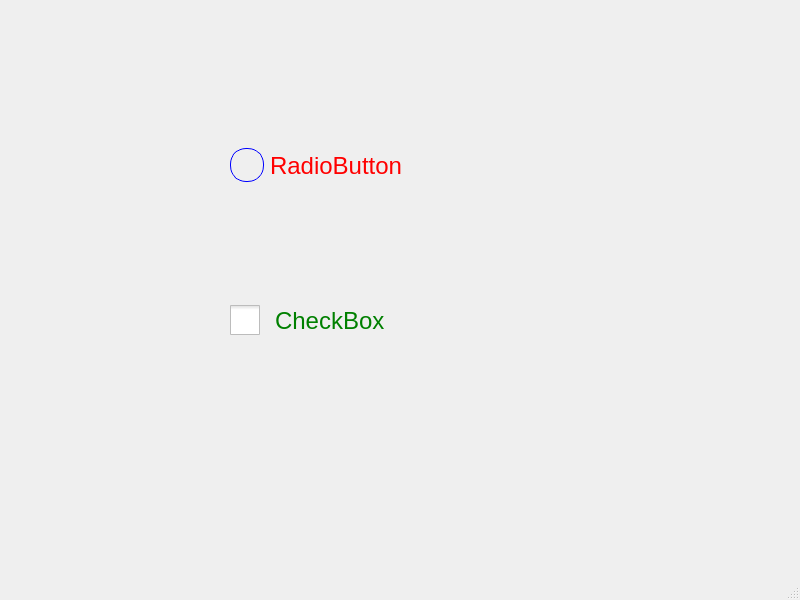
<?xml version="1.0" encoding="UTF-8"?>
<ui version="4.0">
 <class>MainWindow</class>
 <widget class="QMainWindow" name="MainWindow">
  <property name="geometry">
   <rect>
    <x>0</x>
    <y>0</y>
    <width>800</width>
    <height>600</height>
   </rect>
  </property>
  <property name="windowTitle">
   <string>MainWindow</string>
  </property>
  <property name="styleSheet">
   <string notr="true">QRadioButton 
{  
    color:  red;/*文字颜色*/
    font-size: 24px;
}

 /*左侧指示子控件*/
QRadioButton::indicator 
{
	height: 32px; 
	width: 32px;
	border-radius:16px;
	border-width: 1px;
    border-style: solid;
	border-color: blue;
	
}


/*左侧指示子控件选中*/
QRadioButton::indicator:checked { 
    /*渐变背景*/
	background-color: qlineargradient(spread:pad, x1:0.5, y1:1, x2:0.5, y2:0, stop:0 rgba(90, 113, 0, 255), stop:1 rgba(0, 0, 252, 255));
}

/*左侧指示子控件未选中*/
QRadioButton::indicator:unchecked {  
	background-color: transparent; /*透明背景*/
}




/************************************************************/

QCheckBox
{
    spacing: 15px;/*左右子控件的间距*/
    color: green;
    font-size: 24px;
}


 /*左侧指示子控件*/
QCheckBox::indicator 
{
    width: 30px;
    height:30px;
}

/*选择框未选中*/

QCheckBox::indicator:unchecked 
{
       border-image: url(:/img/u1.png);
}

QCheckBox::indicator:unchecked:hover {
     border-image: url(:/img/u2.png);
}

QCheckBox::indicator:unchecked:pressed {
    border-image: url(:/img/u3.png);
}





/*选择框选中*/

QCheckBox::indicator:checked {
    border-image: url(:/img/c1.png);
}

QCheckBox::indicator:checked:hover {
     border-image: url(:/img/c2.png);
}

QCheckBox::indicator:checked:pressed {
     border-image: url(:/img/c3.png);
}



/*选择框部分选中, 需要三态的复选框 ，tristate设置为true */
QCheckBox::indicator:indeterminate {
     border-image: url(:/img/i1.png);
}

QCheckBox::indicator:indeterminate:hover {
       border-image: url(:/img/i2.png);
}

QCheckBox::indicator:indeterminate:pressed {
     border-image: url(:/img/i3.png);
}











</string>
  </property>
  <widget class="QWidget" name="centralwidget">
   <widget class="QCheckBox" name="checkBox">
    <property name="geometry">
     <rect>
      <x>230</x>
      <y>280</y>
      <width>271</width>
      <height>81</height>
     </rect>
    </property>
    <property name="text">
     <string>CheckBox</string>
    </property>
    <property name="tristate">
     <bool>true</bool>
    </property>
   </widget>
   <widget class="QRadioButton" name="radioButton">
    <property name="geometry">
     <rect>
      <x>230</x>
      <y>130</y>
      <width>281</width>
      <height>71</height>
     </rect>
    </property>
    <property name="text">
     <string>RadioButton</string>
    </property>
   </widget>
  </widget>
  <widget class="QMenuBar" name="menubar">
   <property name="geometry">
    <rect>
     <x>0</x>
     <y>0</y>
     <width>800</width>
     <height>26</height>
    </rect>
   </property>
  </widget>
  <widget class="QStatusBar" name="statusbar"/>
 </widget>
 <resources/>
 <connections/>
</ui>
